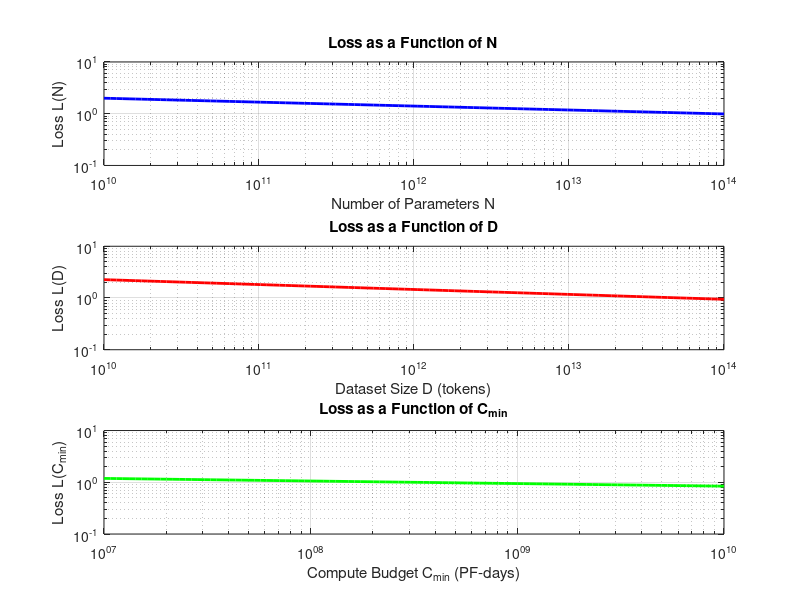

MATLAB code for this plot: (Note: this script raises an error after producing the figure.)
% Define parameters for the relationships
Nc = 8.8e13; % Characteristic number of non-embedding parameters
alpha_N = 0.076;

Dc = 5.4e13; % Characteristic dataset size
alpha_D = 0.095;

Cmin = 3.1e8; % Optimal compute budget in PF-days
alpha_C_min = 0.050;

% Define ranges for N, D, C
N = logspace(10, 14, 100); % Range for non-embedding parameters
D = logspace(10, 14, 100); % Range for dataset sizes
C = logspace(7, 10, 100);  % Range for compute budgets

% Calculate loss for each relationship
L_N = (Nc ./ N) .^ alpha_N;
L_D = (Dc ./ D) .^ alpha_D;
L_C = (Cmin ./ C) .^ alpha_C_min;

% Create the plots
figure;

% Plot for L(N)
subplot(3, 1, 1);
loglog(N, L_N, 'b', 'LineWidth', 2);
title('Loss as a Function of N');
xlabel('Number of Parameters N');
ylabel('Loss L(N)');
grid on;

% Plot for L(D)
subplot(3, 1, 2);
loglog(D, L_D, 'r', 'LineWidth', 2);
title('Loss as a Function of D');
xlabel('Dataset Size D (tokens)');
ylabel('Loss L(D)');
grid on;

% Plot for L(Cmin)
subplot(3, 1, 3);
loglog(C, L_C, 'g', 'LineWidth', 2);
title('Loss as a Function of C_{min}');
xlabel('Compute Budget C_{min} (PF-days)');
ylabel('Loss L(C_{min})');
grid on;

% Adjust layout
tight_layout();
